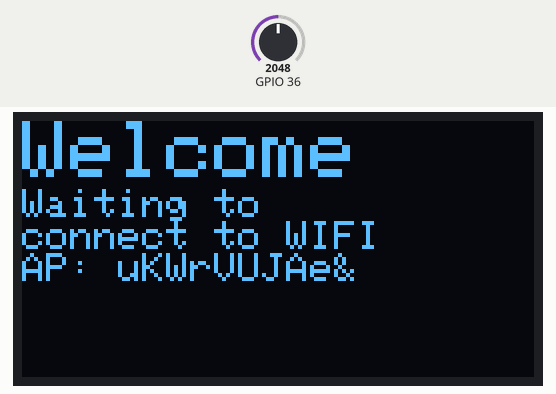
Simulated run of this sketch. Board: ESP32. Shown: 128×64 one-colour display. The test bench sets the inputs (shaded band); at power-on: GPIO 36 = 2048. WiFi joins after 1.5 s; servers stay silent unless stated; the local clock reads 2024-03-15 10:24:30 at power-on unless the sketch sets it; random numbers use the default seed unless the sketch sets one; no MQTT or app messages arrive unless stated; what the sketch prints to the serial monitor is not drawn.

Above: at 2.2 s.
At 9.9 s:
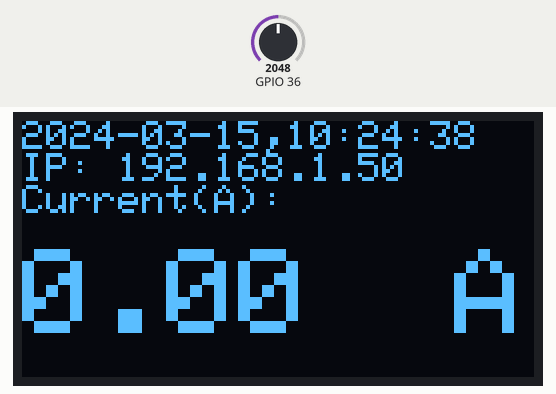
10.0 s: GPIO 36 set to 2866
At 11.6 s:
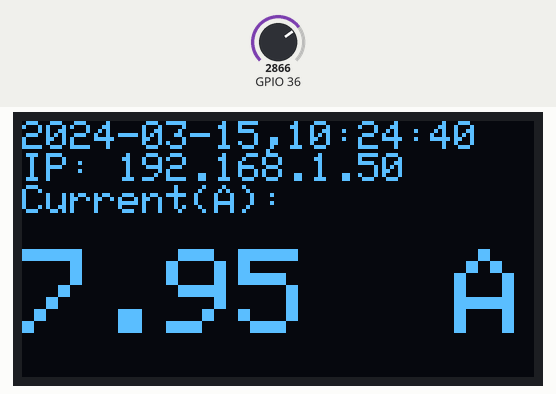
13.0 s: GPIO 36 set to 3603
At 14.1 s:
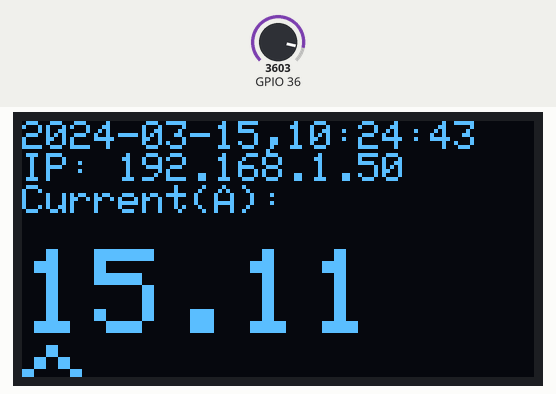
15.9 s: GPIO 36 set to 4095
At 21.5 s:
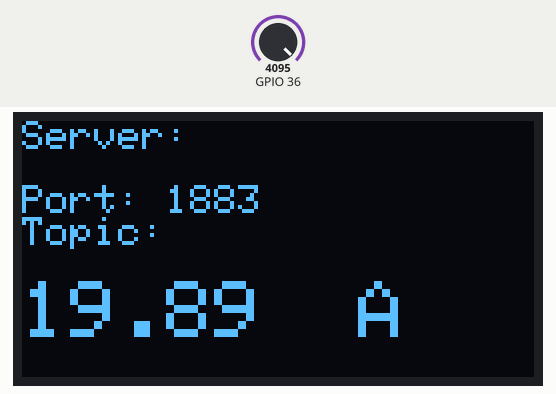
Timing chart, 0 to 23.0 s (numbered marks = the images above; inputs shaded):
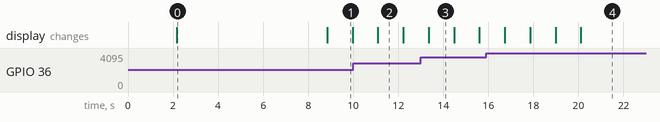

The sketch:

capstone_sketch_apr5a.ino
```cpp
//##################################################
//# Name:         Michael Edukonis
//# UIN:          677141300
//# email:        meduk2@illinois.edu
//# class:        CS437
//# assignment:   Capstone Project
//# date:         4/22/2023
//##################################################
//capstone_sketch_apr5a.ino - Arduino code to run
//the ESP32 WROOM board with oled screen.  Sensor
//is a WCS-1800 current sensor.  When power is applied
//the board will go in to AP mode to allow user to connect
//using any wireless device.  User can then configure
//wireless and MQTT settings.

#include <ArduinoMqttClient.h>
#include "wcs.h"              //https://www.winson.com.tw/     Current Sensor
#include <WiFiManager.h>      //https://github.com/tzapu/WiFiManager
#include <Wire.h>
#include <Adafruit_GFX.h>
#include <Adafruit_SSD1306.h>
#include <time.h>

#define SCREEN_WIDTH 128
#define SCREEN_HEIGHT 64
char mqtt_server[40] = "";
char mqtt_topic[40] = "";
char mqtt_port[6] = "1883";

WiFiClient wifiClient;
MqttClient mqttClient(wifiClient);

Adafruit_SSD1306 display(SCREEN_WIDTH, SCREEN_HEIGHT, &Wire, -1);

time_t tnow;
char dateTime[20];
static char ap_name[10];
double data = 0;
// Setting Analog Pin & Sensitivity(mV/A)
WCS  WCS1 = WCS( 36, _WCS1800);
int loopCount = 0;


void setup()
{
  Serial.begin(115200);

  // Start I2C Communication SDA = 5 and SCL = 4 on ESP32 with built-in SSD1306 OLED
  Wire.begin(5, 4);

  if(!display.begin(SSD1306_SWITCHCAPVCC, 0x3C, false, false)) {
    Serial.println(F("SSD1306 allocation failed"));
    for(;;);
  }
  delay(2000); // Pause for 2 seconds

  // WCS1800 sensor - Power-on Reset
  Serial.println("Reset");
  WCS1.Reset();

 //display.begin(SSD1306_SWITCHCAPVCC, OLED_ADDR);
  display.clearDisplay();
  display.setTextSize(2);
  display.setTextColor(WHITE);
  display.setCursor(0, 0);
  display.println("Welcome");

  display.setTextSize(1);
  display.setTextColor(WHITE);
  display.setCursor(0, 17);

  //Setup Wireless
  //Open up AP mode to allow users to connect via wireless
  //Get random string of length 10 and this will be the access point name for WiFi setup
  //Show the AP name on the oled screen
  get_random_string(ap_name, 10);
  display.println("Waiting to");
  display.println("connect to WIFI");
  display.print("AP: ");
  display.println(ap_name);
  display.display();

  //Setup some additional needed parameters for this implementation
  //3 settings needed for MQTT
  WiFiManagerParameter custom_mqtt_server("server", "mqtt server", mqtt_server, 40);
  WiFiManagerParameter custom_mqtt_port("port", "mqtt port", mqtt_port, 6);
  WiFiManagerParameter custom_mqtt_topic("topic", "mqtt topic", mqtt_topic, 40);

  //Setup instance of wifi manager.
  WiFiManager wifiManager;

  //reset saved settings
  //Normally, this would be commented out however for demonstration purposes,
  //wifi settings will not be saved when power is lost.
  wifiManager.resetSettings();

  //set custom ip for portal 10.0.1.1
  wifiManager.setAPStaticIPConfig(IPAddress(10,0,1,1), IPAddress(10,0,1,1), IPAddress(255,255,255,0));

  //add MQTT parameters here
  wifiManager.addParameter(&custom_mqtt_server);
  wifiManager.addParameter(&custom_mqtt_port);
  wifiManager.addParameter(&custom_mqtt_topic);

  //fetches ssid and pass from eeprom and tries to connect
  //if it does not connect it starts an access point with the
  //name sent back by the random string generator
  //and goes into a blocking loop awaiting configuration
  wifiManager.autoConnect(ap_name);

  //or use this for auto generated name ESP + ChipID
  //wifiManager.autoConnect();

  //if you get here you have connected to the WiFi
  Serial.println("connected...");

  //read updated MQTT parameters
  strcpy(mqtt_server, custom_mqtt_server.getValue());
  strcpy(mqtt_port, custom_mqtt_port.getValue());
  strcpy(mqtt_topic, custom_mqtt_topic.getValue());
  Serial.println("The values in the file are: ");
  Serial.println("\tmqtt_server : " + String(mqtt_server));
  Serial.println("\tmqtt_port : " + String(mqtt_port));
  Serial.println("\tmqtt_topic : " + String(mqtt_topic));

  Serial.println(WiFi.localIP());
  display.clearDisplay();
  display.setTextSize(2);
  display.setTextColor(WHITE);
  display.setCursor(0, 17);
  display.print("IP Address: ");
  display.print(WiFi.localIP().toString());

  if (!mqttClient.connect(mqtt_server, atoi(mqtt_port)))
  {
    Serial.print("MQTT connection failed! Error code = ");
    display.println("MQTT connection failed! Error code = ");
    display.println(mqttClient.connectError());
    Serial.println(mqttClient.connectError());
    while (1);
  }


//Setup Timekeeping
//#########################################################################################################################
  configTime(0, 0, "0.north-america.pool.ntp.org", "1.north-america.pool.ntp.org", "2.north-america.pool.ntp.org");
  Serial.println("\nWaiting for time");
  while (time(nullptr)<= 100000)
  {
    Serial.print(".");
    delay(100);
  }

  Serial.println("");
  tnow = time(nullptr);
  tm *ptm = localtime(&tnow);
  strftime(dateTime, 20, "%Y-%m-%d,%H:%M:%S,", ptm);
  Serial.println(dateTime);
//#########################################################################################################################

  delay(5000);
}

void loop()
{
  //######################################
  // Update Time
  //######################################
  tnow = time(nullptr);
  tm *ptm = localtime(&tnow);
  strftime(dateTime, 20, "%Y-%m-%d,%H:%M:%S", ptm);
  //Serial.println(dateTime);

  //######################################
  // Measure AC Current
  //######################################
  data = WCS1.A_AC();

  Serial.print("Current(A) : ");
  Serial.println(String(data,3) + " A" +  "\t MQTT Topic: " + String(mqtt_topic) + "\t Server: " + String(mqtt_server) + "\t Port: " + String(mqtt_port));


  //######################################
  // Display information on OLED screen
  // loop has a 1 second delay so we use
  // that to keep count.  Everyone 10
  // seconds, the OLED screen will alternate
  // it's information being displayed
  // because it could not all fit on one
  //######################################
  if (loopCount >= 10 && loopCount <= 20)
  {
    display.clearDisplay();
    display.setTextSize(1);
    display.setTextColor(WHITE);
    display.setCursor(0, 0);
    display.println("Server:");
    display.println(String(mqtt_server));
    display.println("Port: " + String(mqtt_port));
    display.println("Topic:");
    display.println(String(mqtt_topic));
    display.setTextSize(2);
    display.print(data);
    display.println("  A");
    display.display();
    if (loopCount == 20)
    {
      loopCount = 0;
    }
  }

  else
  {
    display.clearDisplay();
    display.setTextSize(1);
    display.setTextColor(WHITE);
    display.setCursor(0, 0);
    display.println(dateTime);
    display.print("IP: ");
    display.println(WiFi.localIP().toString());
    display.println("Current(A):\n");
    display.setTextSize(3);
    display.print(data);
    display.println("  A");
    display.display();
  }

  //######################################
  // Send Data to MQTT Broker
  //######################################
  mqttClient.beginMessage(mqtt_topic);
  mqttClient.print(String(mqtt_topic) + "," + String(dateTime) + "," + String(data));
  mqttClient.endMessage();

  loopCount += 1;
  delay(1000);

}

//#######################################################
//Function: get_random_string
//Input: char *, unsigned int
//Output: None
//Generates random string in "str" of length "len" chars
//writes directly to the passed variable using a pointer
//#######################################################

static void get_random_string(char *str, unsigned int len)
{
    unsigned int i;
    const char possible_values[] = "ABCDEFGHIJKLMNOPQRSTUVWXYZabcdefghijklmnopqrstuvwxyz0123456789$&*!@";

    // reseed the random number generator
    srand(time(NULL));

    for (i = 0; i < len; i++)
    {
        // Add random printable ASCII char
        int r = random(0, strlen(possible_values));
        str[i] = possible_values[r];
    }
    str[i] = '\0';
}
```

wcs.cpp
```cpp
//##################################################
//# Name:         Michael Edukonis
//# UIN:          677141300
//# email:        meduk2@illinois.edu
//# class:        CS437
//# assignment:   Capstone Project
//# date:         4/22/2023
//##################################################
//wcs.cpp an updated, cut down version of the official WinsonLib.cpp
//original library had settings for many other sensors and softwareserial
//implementation that was not compatible with ESP boards.

#include "wcs.h"

// Setting:Single Output Current
WCS::WCS(uint8_t analogPin, uint16_t mVperA)
{
	_AIpin = analogPin;
	_sensitivity = mVperA;
	_midPoint = 512;        //was 2790;
}

// Current Reset
void WCS::Reset()
{
	int32_t dataSum;

	ReadADCBuffer(_dataScaled);

	dataSum = 0;
	for (int i = 0; i < 120; i++)
	{
		dataSum += _dataScaled[i];
	}
	_midPoint = dataSum / 120;
}

// Measure AC Current
double WCS::A_AC()
{
	int16_t steps;
	double steps2;
	double dataSum;
  	double current;
  	double adjustment_value = 7.6217;   // was7.28

	ReadADCBuffer(_dataScaled);

	dataSum = 0.0;
	for (int i = 0; i < 120; i++)
	{
		//printf("_midpoint: %d\n", _midPoint);
		steps = _dataScaled[i] - _midPoint;
		steps2 = ((double)steps * 5 / 1023) / ((double)_sensitivity * 0.001);
		dataSum += sq(steps2);
		//printf("i: %d\t\t", i);
		//printf("datasum: %d\n", int(dataSum));
	}
  current = sqrt(dataSum / 120)/adjustment_value;

	return current;
}

void WCS::ReadADCBuffer(int16_t* rawData)
{
	analogRead(_AIpin); //  read analog pin to stabilize the ADC

	for (int i = 0; i < 120; i++)
	{
		_start = micros();
		rawData[i] = analogRead(_AIpin);
		while (micros() - _start < 829); // Sample Rate = 1200Hz
	}

}
```

wcs.h
```cpp
//##################################################
//# Name:         Michael Edukonis
//# UIN:          677141300
//# email:        meduk2@illinois.edu
//# class:        CS437
//# assignment:   Capstone Project
//# date:         4/22/2023
//##################################################
//wcs.h an updated, cut down version of the official WinsonLib.h
//original library had settings for many other sensors and softwareserial
//implementation that was not compatible with ESP boards.


#ifndef _wcs_h
#define _wcs_h

#if defined(ARDUINO) && ARDUINO >= 100
	#include "Arduino.h"
#else
	#include "WProgram.h"
#endif

//#include <SoftwareSerial.h>

// WCS Sensitivity (mV per Ampere)
// Built-in Conductor
//(Single)

#define _WCS1800  66


enum WType_t {
	AC,
	DC,
	AT,
	ACDC,
	Modbus,
	NaN
};

union BytesArrayConverter {
	byte array[4];
	int32_t ToInt32;
};

struct Wdata_t
{
	WType_t Sign = NaN;
	double Value = 0;
};

enum _mode
{
	SingleOutput,
	DifferentialOutput
};


class WCS
{
public:
	WCS(uint8_t analogPin, uint16_t mVperA);
	WCS(uint8_t analogPin, uint8_t analogPin2, uint16_t mVperA);
	void Reset();
	double A_DC();
	double A_AC();

	//uint32_t _start2;
	//uint32_t _end2;
private:
	uint32_t _start;

	_mode   _Mode;
	uint8_t _AIpin;
	uint8_t _AIpin2;
	int16_t _midPoint;
	uint16_t _sensitivity;
	int16_t _dataScaled[120];

	void ReadADCBuffer(int16_t* rawData);
};

#endif
```

Measured:
- what the display in image 0 shows lasts 6.6 s, from 2.2 s to 8.8 s
- what the display in image 3 shows lasts 1.1 s, from 13.4 s to 14.5 s
